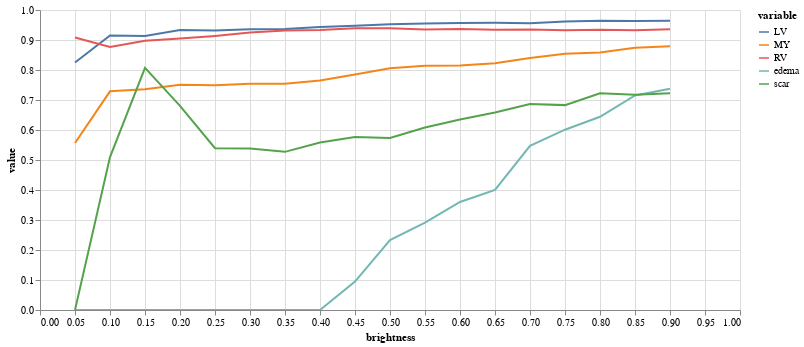

The code cell stored with this chart in its notebook:
### Code cell
#|notest
(alt
 .Chart(results.melt(id_vars=['brightness'],value_vars=['LV','MY','RV','edema','scar']))
 .mark_line()
 .encode(
     x="brightness",
     y="value",
     color="variable",
     tooltip="value"
 )
 .properties(width=700,height=300)
 .interactive()
)

### Figure 1 — Vega-Lite specification as saved in the notebook (floating-point values rounded to 4 significant figures)
{"config": {"view": {"continuousWidth": 400, "continuousHeight": 300}}, "data": {"name": "data-0b553b06446c577af2005ebb41604aeb"}, "mark": "line", "encoding": {"color": {"field": "variable", "type": "nominal"}, "tooltip": {"field": "value", "type": "quantitative"}, "x": {"field": "brightness", "type": "quantitative"}, "y": {"field": "value", "type": "quantitative"}}, "height": 300, "selection": {"selector003": {"type": "interval", "bind": "scales", "encodings": ["x", "y"]}}, "width": 700, "$schema": "https://vega.github.io/schema/vega-lite/v4.17.0.json", "datasets": {"data-0b553b06446c577af2005ebb41604aeb": [{"brightness": 0.05, "variable": "LV", "value": 0.825}, {"brightness": 0.1, "variable": "LV", "value": 0.9149}, {"brightness": 0.15, "variable": "LV", "value": 0.9136}, {"brightness": 0.2, "variable": "LV", "value": 0.9337}, {"brightness": 0.25, "variable": "LV", "value": 0.9318}, {"brightness": 0.3, "variable": "LV", "value": 0.9357}, {"brightness": 0.35, "variable": "LV", "value": 0.9366}, {"brightness": 0.4, "variable": "LV", "value": 0.9433}, {"brightness": 0.45, "variable": "LV", "value": 0.9474}, {"brightness": 0.5, "variable": "LV", "value": 0.9527}, {"brightness": 0.55, "variable": "LV", "value": 0.9549}, {"brightness": 0.6, "variable": "LV", "value": 0.957}, {"brightness": 0.65, "variable": "LV", "value": 0.9577}, {"brightness": 0.7, "variable": "LV", "value": 0.9559}, {"brightness": 0.75, "variable": "LV", "value": 0.9615}, {"brightness": 0.8, "variable": "LV", "value": 0.964}, {"brightness": 0.85, "variable": "LV", "value": 0.9632}, {"brightness": 0.9, "variable": "LV", "value": 0.9644}, {"brightness": 0.05, "variable": "MY", "value": 0.5565}, {"brightness": 0.1, "variable": "MY", "value": 0.7289}, {"brightness": 0.15, "variable": "MY", "value": 0.7356}, {"brightness": 0.2, "variable": "MY", "value": 0.751}, {"brightness": 0.25, "variable": "MY", "value": 0.7492}, {"brightness": 0.3, "variable": "MY", "value": 0.7544}, {"brightness": 0.35, "variable": "MY", "value": 0.7538}, {"brightness": 0.4, "variable": "MY", "value": 0.7651}, {"brightness": 0.45, "variable": "MY", "value": 0.7848}, {"brightness": 0.5, "variable": "MY", "value": 0.806}, {"brightness": 0.55, "variable": "MY", "value": 0.8138}, {"brightness": 0.6, "variable": "MY", "value": 0.815}, {"brightness": 0.65, "variable": "MY", "value": 0.8227}, {"brightness": 0.7, "variable": "MY", "value": 0.84}, {"brightness": 0.75, "variable": "MY", "value": 0.8542}, {"brightness": 0.8, "variable": "MY", "value": 0.8581}, {"brightness": 0.85, "variable": "MY", "value": 0.8742}, {"brightness": 0.9, "variable": "MY", "value": 0.879}, {"brightness": 0.05, "variable": "RV", "value": 0.9084}, {"brightness": 0.1, "variable": "RV", "value": 0.8771}, {"brightness": 0.15, "variable": "RV", "value": 0.8975}, {"brightness": 0.2, "variable": "RV", "value": 0.9046}, {"brightness": 0.25, "variable": "RV", "value": 0.9136}, {"brightness": 0.3, "variable": "RV", "value": 0.925}, {"brightness": 0.35, "variable": "RV", "value": 0.9316}, {"brightness": 0.4, "variable": "RV", "value": 0.9332}, {"brightness": 0.45, "variable": "RV", "value": 0.9395}, {"brightness": 0.5, "variable": "RV", "value": 0.939}, {"brightness": 0.55, "variable": "RV", "value": 0.9349}, {"brightness": 0.6, "variable": "RV", "value": 0.9367}, {"brightness": 0.65, "variable": "RV", "value": 0.9338}, {"brightness": 0.7, "variable": "RV", "value": 0.9351}, {"brightness": 0.75, "variable": "RV", "value": 0.9327}, {"brightness": 0.8, "variable": "RV", "value": 0.9342}, {"brightness": 0.85, "variable": "RV", "value": 0.9323}, {"brightness": 0.9, "variable": "RV", "value": 0.9359}, {"brightness": 0.05, "variable": "edema", "value": 0.0}, {"brightness": 0.1, "variable": "edema", "value": 0.0}, {"brightness": 0.15, "variable": "edema", "value": 0.0}, {"brightness": 0.2, "variable": "edema", "value": 0.0}, {"brightness": 0.25, "variable": "edema", "value": 0.0}, {"brightness": 0.3, "variable": "edema", "value": 0.0}, {"brightness": 0.35, "variable": "edema", "value": 0.0}, {"brightness": 0.4, "variable": "edema", "value": 0.0}, {"brightness": 0.45, "variable": "edema", "value": 0.09475}, {"brightness": 0.5, "variable": "edema", "value": 0.233}, {"brightness": 0.55, "variable": "edema", "value": 0.2915}, {"brightness": 0.6, "variable": "edema", "value": 0.3602}, {"brightness": 0.65, "variable": "edema", "value": 0.4003}, {"brightness": 0.7, "variable": "edema", "value": 0.5474}, {"brightness": 0.75, "variable": "edema", "value": 0.601}, {"brightness": 0.8, "variable": "edema", "value": 0.6441}, {"brightness": 0.85, "variable": "edema", "value": 0.7153}, {"brightness": 0.9, "variable": "edema", "value": 0.7374}, {"brightness": 0.05, "variable": "scar", "value": 0.0}, {"brightness": 0.1, "variable": "scar", "value": 0.5098}, {"brightness": 0.15, "variable": "scar", "value": 0.8072}, {"brightness": 0.2, "variable": "scar", "value": 0.6807}, {"brightness": 0.25, "variable": "scar", "value": 0.5395}, {"brightness": 0.3, "variable": "scar", "value": 0.5385}, {"brightness": 0.35, "variable": "scar", "value": 0.5272}, {"brightness": 0.4, "variable": "scar", "value": 0.5584}, {"brightness": 0.45, "variable": "scar", "value": 0.5765}, {"brightness": 0.5, "variable": "scar", "value": 0.5732}, {"brightness": 0.55, "variable": "scar", "value": 0.6081}, {"brightness": 0.6, "variable": "scar", "value": 0.6348}, {"brightness": 0.65, "variable": "scar", "value": 0.6584}, {"brightness": 0.7, "variable": "scar", "value": 0.6869}, {"brightness": 0.75, "variable": "scar", "value": 0.6829}, {"brightness": 0.8, "variable": "scar", "value": 0.7225}, {"brightness": 0.85, "variable": "scar", "value": 0.7172}, {"brightness": 0.9, "variable": "scar", "value": 0.7228}]}}
